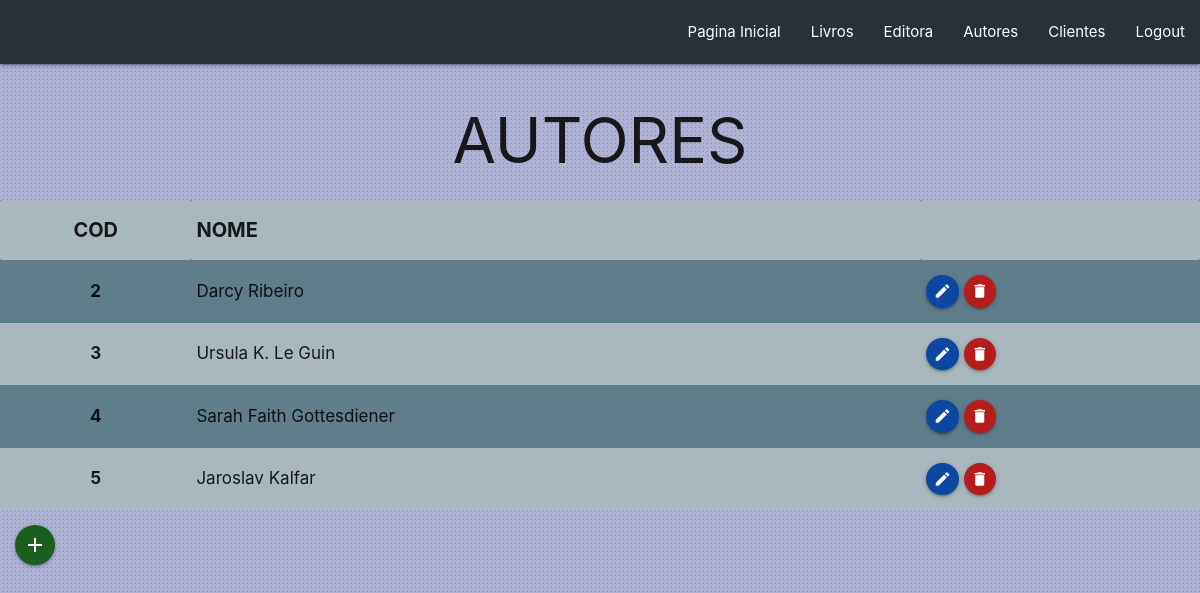
The page /VIEW/autores/listaautores.php (signed in) on the database its author committed.
### tables this page shows
CREATE TABLE `autores` (
  `cod` int(11) NOT NULL,
  `nome` varchar(45) NOT NULL
);

### DAL/dalAutores.php (called while the page is built, shortened)
<?php
    include_once 'C:\xampp\htdocs\ProjetoBibliotecaphp2023\MODEL\Autores.php';
    class dalAutores{
        public function Select(){
            $listaautores = array();
            $sql = "select * from autores;";
            $con = Conexao::conectar();
            $result = $con->query($sql);
            foreach($result as $linha){
                $autores = new \MODEL\Autores();
                $autores->setcod($linha['cod']);
                $autores->setnome($linha['nome']);
                $listaautores[] = $autores;
            }
            return $listaautores;
        }
    }
?>

### BLL/BLL_Autores.php (called while the page is built, shortened)
<?php
    include_once 'C:\xampp\htdocs\ProjetoBibliotecaphp2023\DAL\dalAutores.php';
    class bllAutor {
        public function Select(){
            $dal = new  \DAL\dalAutores();
            return $dal->Select();
        }
    }
?>

### MODEL/Autores.php (called while the page is built, shortened)
<?php
    class Autores {
        private ?int $cod = null;
        private ?string $nome = null;
        public function getcod(){
            return $this->cod;
        }
        public function setcod(int $cod){
            $this->cod = $cod;
        }
        public function getnome(){
            return $this->nome;
        }
        public function setnome(string $nome){
            $this->nome = $nome;
        }
    }
?>

### VIEW/autores/listaautores.php (the view, shortened to what this page needs)
<?php
    include_once 'C:\xampp\htdocs\ProjetoBibliotecaphp2023\BLL\BLL_Autores.php';
    $bll = new \BLL\bllAutor();
    $lstautores = $bll->Select();
?>
<!DOCTYPE html>
<html lang="pt-br">
<head>
    <link rel="stylesheet" href="https://cdnjs.cloudflare.com/ajax/libs/materialize/1.0.0/css/materialize.min.css">
</head>
<body style="background-image: url(../src/fundo.png);">
    <?php include_once '../menu.php' ?>
    <h1 class="center">AUTORES</h1>
    <table class="striped blue-grey">
    <tr style="font-size: 20px;">
        <th class="center">COD</th>
        <th>NOME</th>
        <th></th>
    </tr>
    <?php
    if($lstautores != null){
        foreach($lstautores as $autor){
    ?>
        <tr style="font-size: 17px;">
            <td class="center" style="font-weight: bold;"><?= $autor->getcod();?></td>
            <td><?= $autor->getnome();?></td>
            <td>
                <a class="btn-floating btn-small waves-effect waves-light blue darken-4" onclick="JavaScript:location.href='edit_autor.php?cod=' + <?php echo $autor->getcod(); ?>"><i class="material-icons">edit</i></a>
                <a class="btn-floating btn-small waves-effect waves-light red darken-4" onclick="JavaScript: remover(<?php echo $autor->getcod(); ?>);"><i class="material-icons">delete</i></a>
            </td>
        </tr>
    <?php
            }
        }
    ?>
    </table>
    <a class="btn-floating btn-medium waves-effect waves-light green darken-4" style="margin: 15px;" href="insert_autor.php"><i class="material-icons">add</i></a>
</body>
</html>

### rows shown on the page
autores: cod "2", nome "Darcy Ribeiro"
autores: cod "3", nome "Ursula K. Le Guin"
autores: cod "4", nome "Sarah Faith Gottesdiener"
autores: cod "5", nome "Jaroslav Kalfar"
